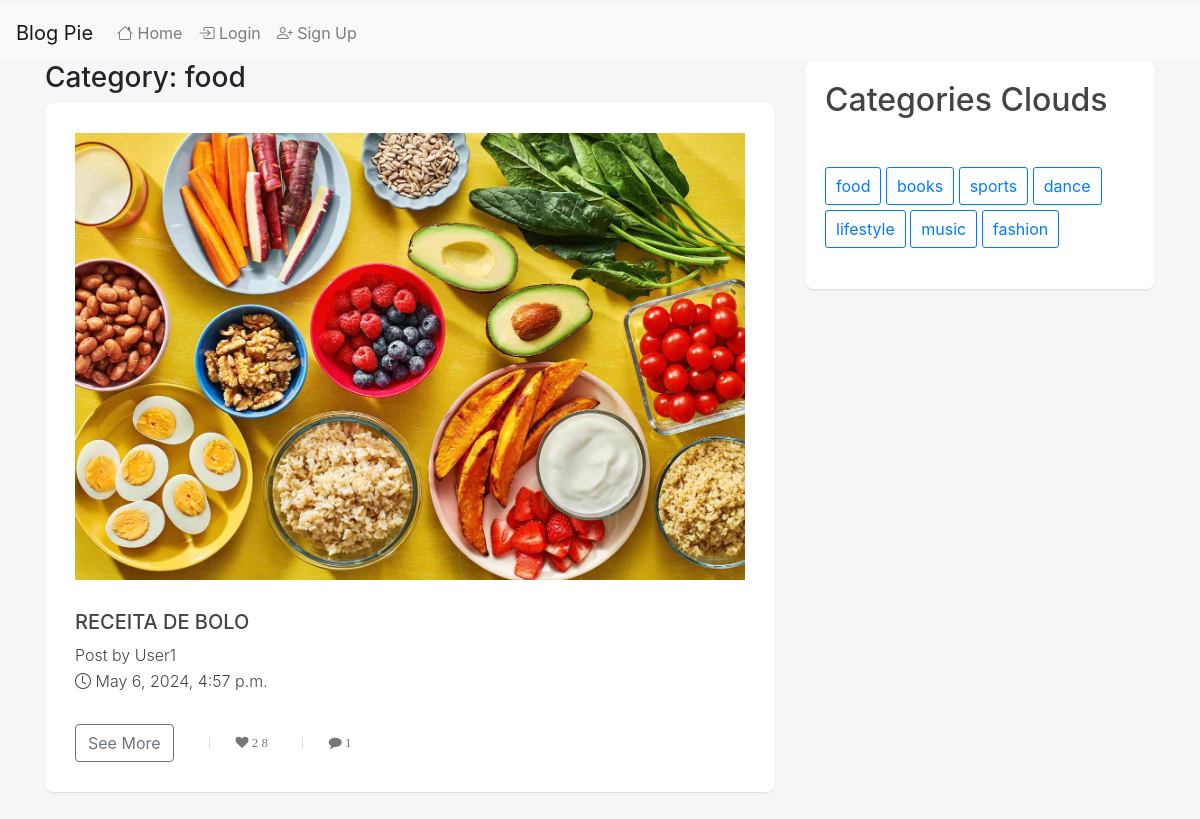
Screenshot of /filter/food with the database file from the repository.
### categories/models.py (models this page shows)
class Categories(models.Model):
    title = models.CharField(max_length=100)
    creator = models.ForeignKey(get_user_model(), on_delete=models.CASCADE)
    def __str__(self):
        return self.title
    class Meta:
        verbose_name = 'Category'
        verbose_name_plural = 'Categories'
        ordering = ['id']

### posts/models.py (models this page shows, shortened)
class Posts(models.Model):
    title = models.CharField(max_length=100)
    description = models.TextField()
    image = models.ImageField( upload_to='images/', blank=True)
    create_at = models.DateTimeField(auto_now_add=True)
    user = models.ForeignKey(get_user_model(), on_delete=models.CASCADE)
    category = models.ForeignKey(Categories, blank=True ,null=True , on_delete=models.SET_NULL)
    class Meta:
        verbose_name = 'Post'
        verbose_name_plural = 'Posts'
        ordering = ['id']

### posts/views.py (the view)
# urls.py: path('filter/<str:title>', filter_category, name='filter-category'),
def filter_category(req,title):
    template_name='filter-category.html'
    filter = Categories.objects.get(title=title)
    categories = Categories.objects.all()
    posts = Posts.objects.all().filter(category=filter)
    context ={
        'posts': posts,
        'categories': categories,
        'filter':filter
    }
    return render(req, template_name, context)

### posts/templates/filter-category.html (shortened to what this page needs)
{% extends "base.html" %}
{% block content %}
    <h3>Category: {{filter}}</h3>
    {% for post in posts %}
        <div class="card single_post">
        <div class="body">
            {% if post.image %}
            <div class="img-post">
                <img class="d-block img-fluid" src="{{ post.image.url }}" alt="{{ post.title }}">
            </div>
            {% endif %}
            <h3>{{post.title}}</h3>
            <p>Post by {{post.user}}</p>
            <p><i class="bi bi-clock"></i> {{ post.create_at }}</p>
        </div>
        <div class="footer">
            <div class="actions">
            <a href="{% url 'post-detail' post.id %}" class="btn btn-outline-secondary">See More</a>
            </div>
            <ul class="stats">
            <li><a href="javascript:void(0);" class="fa fa-heart">28</a></li>
            <li><a href="javascript:void(0);" class="fa fa-comment">{{ post.comments_set.count }}</a></li>
            </ul>
        </div>
        </div>
    {% endfor %}
{% endblock content%}

### templates/base.html (shortened to what this page needs)
<html lang="en">
<head>
  <link rel="stylesheet" href="https://cdn.jsdelivr.net/npm/bootstrap@4.5.3/dist/css/bootstrap.min.css">
  <link href="https://maxcdn.bootstrapcdn.com/font-awesome/4.7.0/css/font-awesome.min.css" rel="stylesheet" />
  <link rel="stylesheet" href="https://cdn.jsdelivr.net/npm/bootstrap-icons@1.11.3/font/bootstrap-icons.min.css">
</head>
<body>
    <nav class="navbar navbar-expand-lg navbar-light bg-light">
        <span class="navbar-brand">
            Blog Pie
        </span>
        <div class="collapse navbar-collapse" id="navbarSupportedContent">
            <ul class="navbar-nav mr-auto">
                <li class="nav-item"><a class="nav-link"href="{% url 'home' %}"><i class="bi bi-house"></i> Home</a></li>
                {% if user.is_authenticated %}
                <li class="nav-item"><a class="nav-link" href="{% url 'perfil' %}"><i class="bi bi-person-circle"></i> Perfil</a></li>
            </ul>
            <ul class="navbar-nav navbar-right">
                <li class="nav-item">
                    <form method="post" action="{% url 'logout' %}">
                    {% csrf_token %}
                    <button class="btn" type="submit"><i class="bi bi-box-arrow-in-left"></i> Logout</button>
                    </form>
                </li>
                {% else %}
                <li class="nav-item"><a class="nav-link" href="{% url 'login' %}"><i class="bi bi-box-arrow-in-right"></i> Login</a></li>
                <li class="nav-item"><a class="nav-link" href="{% url 'signup' %}"><i class="bi bi-person-plus"></i> Sign Up</a></li>
                {% endif %}
            </ul>
        </div>
    </nav>
    <div id="main-content" class="blog-page">
        <div class="container">
            <div class="row clearfix">
                <div class="col-lg-8 col-md-12 left-box">
                    {% block content %}
                    {% endblock content %}
                </div>
                <div class="col-lg-4 col-md-12 right-box">
                    {% if  categories%}
                        <div class="card">
                            <div class="header">
                                <h2>Categories Clouds</h2>
                            </div>
                            <div class="body widget">
                                <ul class="list-unstyled categories-clouds m-b-0">
                                    {% for category in categories %}
                                    <li><a href="{% url 'filter-category' category.title %}">{{category.title}}</a></li>
                                    {% endfor %}
                                </ul>
                            </div>
                        </div>
                    {% endif %}
                </div>
            </div>
        </div>
    </div>
</body>
</html>

### templates/base.html (style rules this page uses)
body { background-color: #f4f7f6; margin-top:5px; }
.card { background: #fff; transition: .5s; border: 0; margin-bottom: 30px; border-radius: .55rem; position: relative; width: 100%; box-shadow: 0 1px 2px 0 rgb(0 0 0 / 10%); }
.card .body { color: #444; padding: 20px; font-weight: 400; }
.card .header { color: #444; padding: 20px; position: relative; box-shadow: none; }
.single_post { -webkit-transition: all .4s ease; transition: all .4s ease }
.single_post .body { padding: 30px }
.single_post .img-post { position: relative; overflow: hidden; max-height: 500px; margin-bottom: 30px }
.single_post .img-post>img { -webkit-transform: scale(1); -ms-transform: scale(1); transform: scale(1); opacity: 1; -webkit-transition: -webkit-transform .4s ease, opacity .4s ease; transition: transform .4s ease, opacity .4s ease; max-width: 100%; filter: none; -webkit-filter: grayscale(0); -webkit-transform: scale(1.01) }
.single_post .footer { padding: 0 30px 30px 30px }
.single_post .footer .actions { display: inline-block }
.single_post .footer .stats { cursor: default; list-style: none; padding: 0; display: inline-block; float: none; margin: 0; line-height: 35px }
.single_post .footer .stats li { border-left: solid 1px rgba(160, 160, 160, 0.3); display: inline-block; font-weight: 400; letter-spacing: 0.25em; line-height: 1; margin: 0 0 0 2em; padding: 0 0 0 2em; text-transform: uppercase; font-size: 13px }
.single_post .footer .stats li a { color: #777 }
.single_post h3 { font-size: 20px; text-transform: uppercase }
.single_post p { font-size: 16px; line-height: 26px; font-weight: 300; margin: 0 }
.right-box .categories-clouds li { display: inline-block; margin-bottom: 5px }
.right-box .categories-clouds li a { display: block; border: 1px solid; padding: 6px 10px; border-radius: 3px }

### rows the page displays
Categories: title "food"
Posts: image (picture), title "RECEITA DE BOLO", user "User1", create_at "May 6, 2024, 4:57 p.m.", comments_set.count "1"
Categories: title "books"
Categories: title "sports"
Categories: title "dance"
Categories: title "lifestyle"
Categories: title "music"
Categories: title "fashion"
